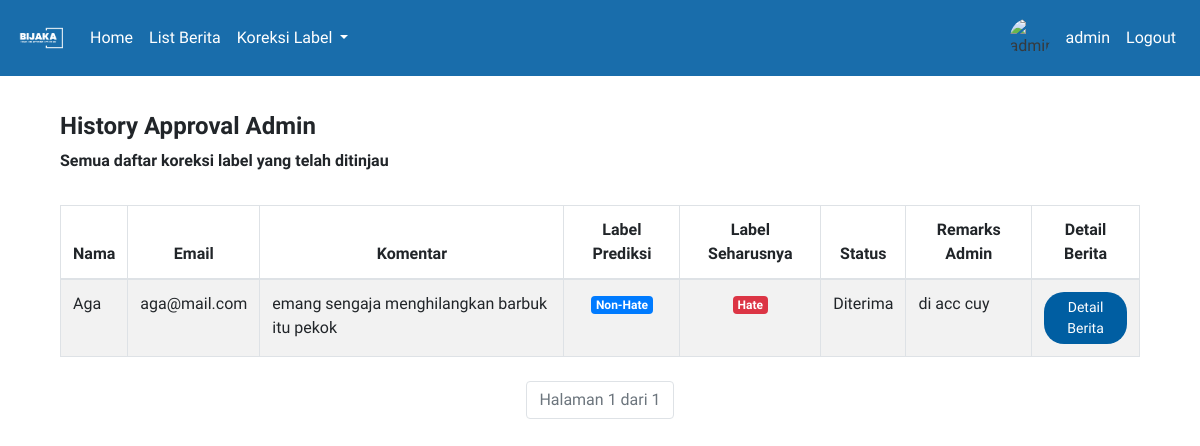
The page /history_koreksi_label/ (signed in) on the database as committed earlier.
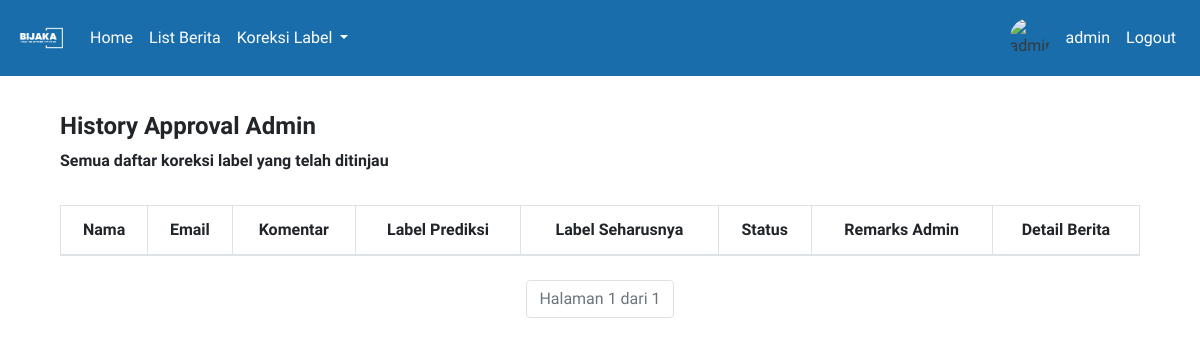
The same page on the database as committed later.
### hateapp/models.py (models this page shows, shortened)
class EditPrediksi(models.Model):
    komentar = models.ForeignKey('Komentar', on_delete=models.CASCADE, related_name='edit_prediksi')
    nama = models.CharField(max_length=255)
    email = models.EmailField()
    prediksi_saat_ini = models.CharField(max_length=10)
    prediksi_seharusnya = models.CharField(max_length=10)
    alasan = models.TextField()
    remarks = models.TextField(blank=True, null=True)
    sudahditinjau = models.BooleanField(default=False, null=True)
    statusadmin = models.TextField(blank=True, null=True)

class Komentar(models.Model):
    berita = models.ForeignKey(Berita, on_delete=models.CASCADE, related_name='komentar_set')
    penulis_komentar = models.CharField(max_length=255)
    isi_komentar = models.TextField()
    prediksi = models.CharField(max_length=10, blank=True, null=True)
    probabilitas = models.FloatField(blank=True, null=True)

### hateapp/views.py (the view)
# urls.py: path('history_koreksi_label/', views.history_approval, name='history_koreksi_label'),
def history_approval(request):
    edit_requests = EditPrediksi.objects.filter(sudahditinjau=True).order_by('-id').select_related('komentar')
    paginator = Paginator(edit_requests, 10)
    page = request.GET.get('page')
    try:
        edit_requests = paginator.page(page)
    except PageNotAnInteger:
        edit_requests = paginator.page(1)
    except EmptyPage:
        edit_requests = paginator.page(paginator.num_pages)
    return render(request, 'history_approval.html', {'edit_requests': edit_requests})

### templates/history_approval.html (shortened to what this page needs)
{% extends 'base.html' %}
{% block content %}
<div class="container mt-4">
  <div class="row">
    <div class="col-12">
      <h4><strong>History Approval Admin</strong></h4>
      <p class="opacity-75"><strong>Semua daftar koreksi label yang telah ditinjau</strong></p>
    </div>
  </div>
  <div class="table-responsive mt-3">
    <table class="table table-bordered table-striped">
      <thead class="text-center">
        <tr>
          <th>Nama</th>
          <th>Email</th>
          <th>Komentar</th>
          <th>Label Prediksi</th>
          <th>Label Seharusnya</th>
          <th>Status</th>
          <th>Remarks Admin</th>
          <th>Detail Berita</th>
        </tr>
      </thead>
      <tbody>
        {% for edit_request in edit_requests %}
        <tr>
          <td>{{ edit_request.nama }}</td>
          <td>{{ edit_request.email }}</td>
          <td>{{ edit_request.komentar.isi_komentar }}</td>
          <td class="text-center">
            {% if edit_request.prediksi_saat_ini == 'Hate' %}
            <span class="badge badge-danger">Hate</span>
            {% else %}
            <span class="badge badge-primary">Non-Hate</span>
            {% endif %}
          </td>
          <td class="text-center">
            {% if edit_request.prediksi_seharusnya == 'Hate' %}
            <span class="badge badge-danger">Hate</span>
            {% else %}
            <span class="badge badge-primary">Non-Hate</span>
            {% endif %}
          </td>
          <td class="text-center" style="color: '{% if edit_request.statusadmin == 'Approved' %}green{% elif edit_request.statusadmin == 'Rejected' %}red{% endif %}'">
            {{ edit_request.statusadmin }}
          </td>
          <td>{{ edit_request.remarks }}</td>
          <td class="text-center">
            <a href="{% url 'detail_berita' berita_id=edit_request.komentar.berita.id %}" class="btn btn-sm" style="background-color: #005EA2; color: #fff; border-radius: 20px;">Detail Berita</a>
          </td>
        </tr>
        {% endfor %}
      </tbody>
    </table>
    <div class="pagination mt-4 d-flex justify-content-center">
      <ul class="pagination justify-content-center">
        <li class="page-item disabled">
          <span class="page-link">
            Halaman {{ edit_requests.number }} dari {{ edit_requests.paginator.num_pages }}
          </span>
        </li>
      </ul>
    </div>
  </div>
</div>
{% endblock %}

Rows that differ between the two databases and show on the page:
removed EditPrediksi: nama "Aga", email "aga@mail.com", komentar.isi_komentar "emang sengaja menghilangkan barbuk itu pekok", prediksi_saat_ini "Non-Hate", prediksi_seharusnya "Hate", statusadmin "Diterima", remarks "di acc cuy"
